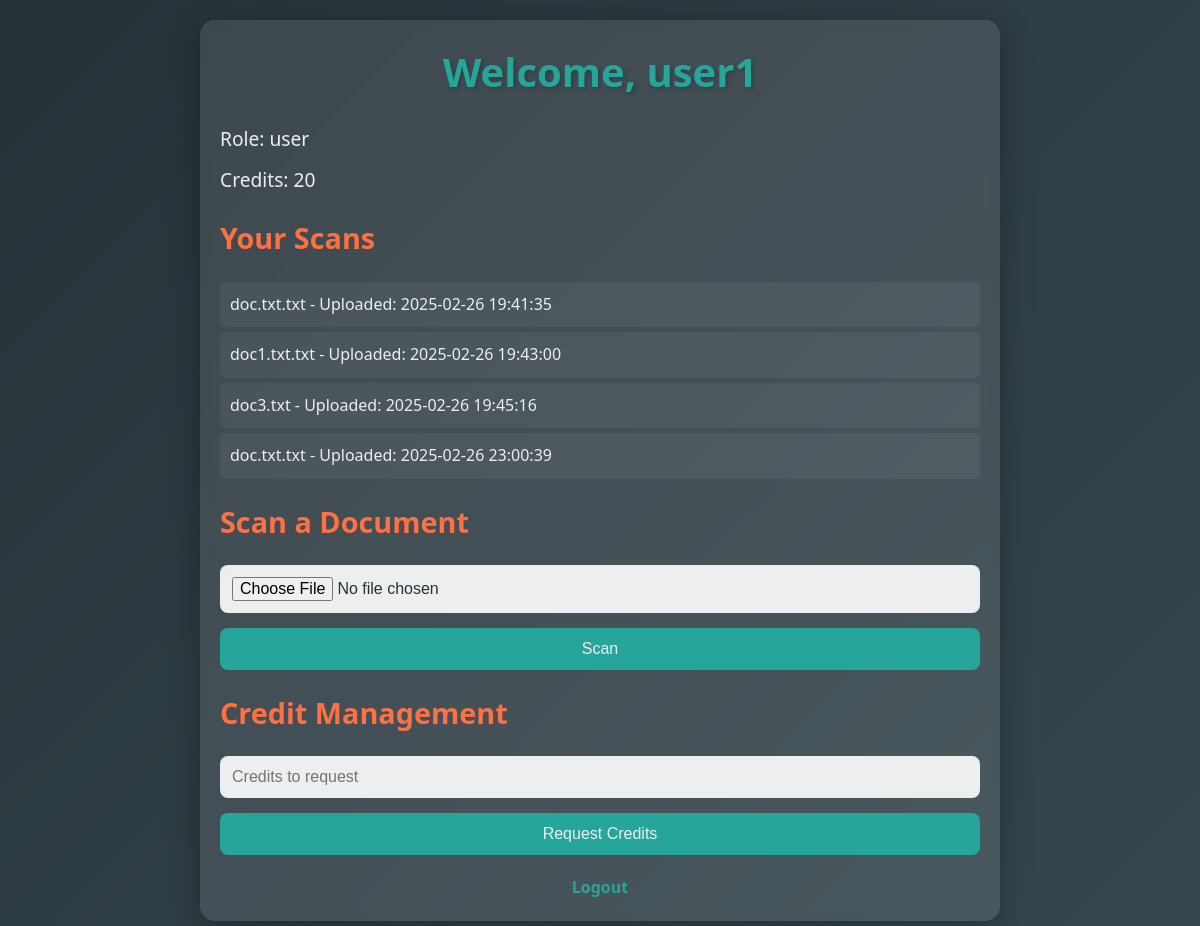
/ (signed in), run on the app's committed database.
### tables this page shows
CREATE TABLE users (
        id INTEGER PRIMARY KEY AUTOINCREMENT,
        username TEXT UNIQUE NOT NULL,
        password TEXT NOT NULL,
        role TEXT DEFAULT 'user',
        credits INTEGER DEFAULT 20,
        last_reset TEXT
    );

CREATE TABLE documents (
        id INTEGER PRIMARY KEY AUTOINCREMENT,
        user_id INTEGER,
        filename TEXT,
        content TEXT,
        upload_date TEXT
    );

### app.py (the view)
@app.route('/')
def index():
    if 'username' not in session:
        return render_template('index.html', logged_in=False)
    conn = sqlite3.connect('database.db')
    c = conn.cursor()
    c.execute("SELECT username, credits, role FROM users WHERE username = ?", (session['username'],))
    user = c.fetchone()
    c.execute("SELECT filename, upload_date FROM documents WHERE user_id = (SELECT id FROM users WHERE username = ?)", (session['username'],))
    scans = c.fetchall()
    c.execute("SELECT cr.id, u.username, cr.requested_credits, cr.status FROM credit_requests cr JOIN users u ON cr.user_id = u.id WHERE cr.status = 'pending'")
    requests = c.fetchall() if user[2] == 'admin' else []
    conn.close()
    return render_template('index.html', logged_in=True, username=user[0], credits=user[1], role=user[2], scans=scans, requests=requests)

### app.py (called while the page is built)
def reset_credits():
    conn = sqlite3.connect('database.db')
    c = conn.cursor()
    c.execute("SELECT id, last_reset FROM users")
    users = c.fetchall()
    today = datetime.now().strftime('%Y-%m-%d')
    for user in users:
        last_reset = user[1] or '1970-01-01'
        if last_reset != today:
            c.execute("UPDATE users SET credits = 20, last_reset = ? WHERE id = ?", (today, user[0]))
    conn.commit()
    conn.close()

@app.before_request
def before_request():
    reset_credits()

### templates/index.html (shortened to what this page needs)
<!DOCTYPE html>
<html>
<head>
    <link rel="stylesheet" href="{{ url_for('static', filename='css/style.css') }}">
</head>
<body>
    <div class="container">
        {% if not logged_in %}
            <h1>Document Scanner</h1>
            <div id="auth-section">
                <h2>Login</h2>
                <form id="login-form">
                    <input type="text" name="username" placeholder="Username" required>
                    <input type="password" name="password" placeholder="Password" required>
                    <button type="submit">Login</button>
                </form>
                <p>Not registered? <a href="#" id="show-register">Sign Up</a></p>
                <div id="register-form" style="display: none;">
                    <h2>Register</h2>
                    <form id="register-submit">
                        <input type="text" name="username" placeholder="Username" required>
                        <input type="password" name="password" placeholder="Password" required>
                        <button type="submit">Register</button>
                    </form>
                    <p>Back to <a href="#" id="show-login">Login</a></p>
                </div>
            </div>
        {% else %}
            <h1>Welcome, {{ username }}</h1>
            <div class="profile-info">
                <p>Role: {{ role }}</p>
                <p>Credits: <span id="credits">{{ credits }}</span></p>
            </div>
            <h2>Your Scans</h2>
            <ul id="scans">
                {% for scan in scans %}
                    <li>{{ scan[0] }} - Uploaded: {{ scan[1] }}</li>
                {% endfor %}
            </ul>
            <h2>Scan a Document</h2>
            <form id="scan-form" enctype="multipart/form-data">
                <input type="file" name="file" accept=".txt" required>
                <button type="submit">Scan</button>
            </form>
            <h2>Credit Management</h2>
            <form id="credit-request-form">
                <input type="number" name="credits" placeholder="Credits to request" min="1" required>
                <button type="submit">Request Credits</button>
            </form>
            <div class="nav-links">
                <a href="#" id="logout-link">Logout</a>
            </div>
        {% endif %}
    </div>
</body>
</html>

### static/css/style.css (style rules this page uses)
* { margin: 0; padding: 0; box-sizing: border-box; }
body { font-family: 'Segoe UI', Arial, sans-serif; background: linear-gradient(135deg, #263238, #37474F); color: #ECEFF1; line-height: 1.6; min-height: 100vh; padding: 20px; }
.container { max-width: 800px; margin: 0 auto; padding: 20px; background: rgba(255, 255, 255, 0.1); border-radius: 15px; box-shadow: 0 8px 32px rgba(0, 0, 0, 0.3); backdrop-filter: blur(5px); }
h1 { font-size: 2.5em; color: #26A69A; text-align: center; margin-bottom: 20px; text-shadow: 2px 2px 4px rgba(0, 0, 0, 0.2); }
h2 { font-size: 1.8em; color: #FF7043; margin: 20px 0 10px; }
form { display: flex; flex-direction: column; gap: 15px; margin: 20px 0; }
input[type="text"], input[type="password"], input[type="number"], input[type="file"] { padding: 12px; border: none; border-radius: 8px; background: rgba(255, 255, 255, 0.9); color: #263238; font-size: 1em; transition: all 0.3s ease; }
button { padding: 12px 20px; background: #26A69A; color: #ECEFF1; border: none; border-radius: 8px; font-size: 1em; cursor: pointer; transition: transform 0.2s, background 0.3s; }
a { color: #26A69A; text-decoration: none; font-weight: bold; transition: color 0.3s; }
.nav-links { margin-top: 20px; text-align: center; }
.nav-links a { margin: 0 15px; }
ul { list-style: none; margin: 20px 0; }
ul li { padding: 10px; background: rgba(255, 255, 255, 0.05); margin: 5px 0; border-radius: 5px; transition: background 0.3s; }
.profile-info p { font-size: 1.2em; margin: 10px 0; }

### data on the page
users: username "user1", role "user"
documents: filename "doc.txt.txt", upload_date "2025-02-26 19:41:35"
documents: filename "doc1.txt.txt", upload_date "2025-02-26 19:43:00"
documents: filename "doc3.txt", upload_date "2025-02-26 19:45:16"
documents: filename "doc.txt.txt", upload_date "2025-02-26 23:00:39"

### other printed values
{{ credits }} "20"
